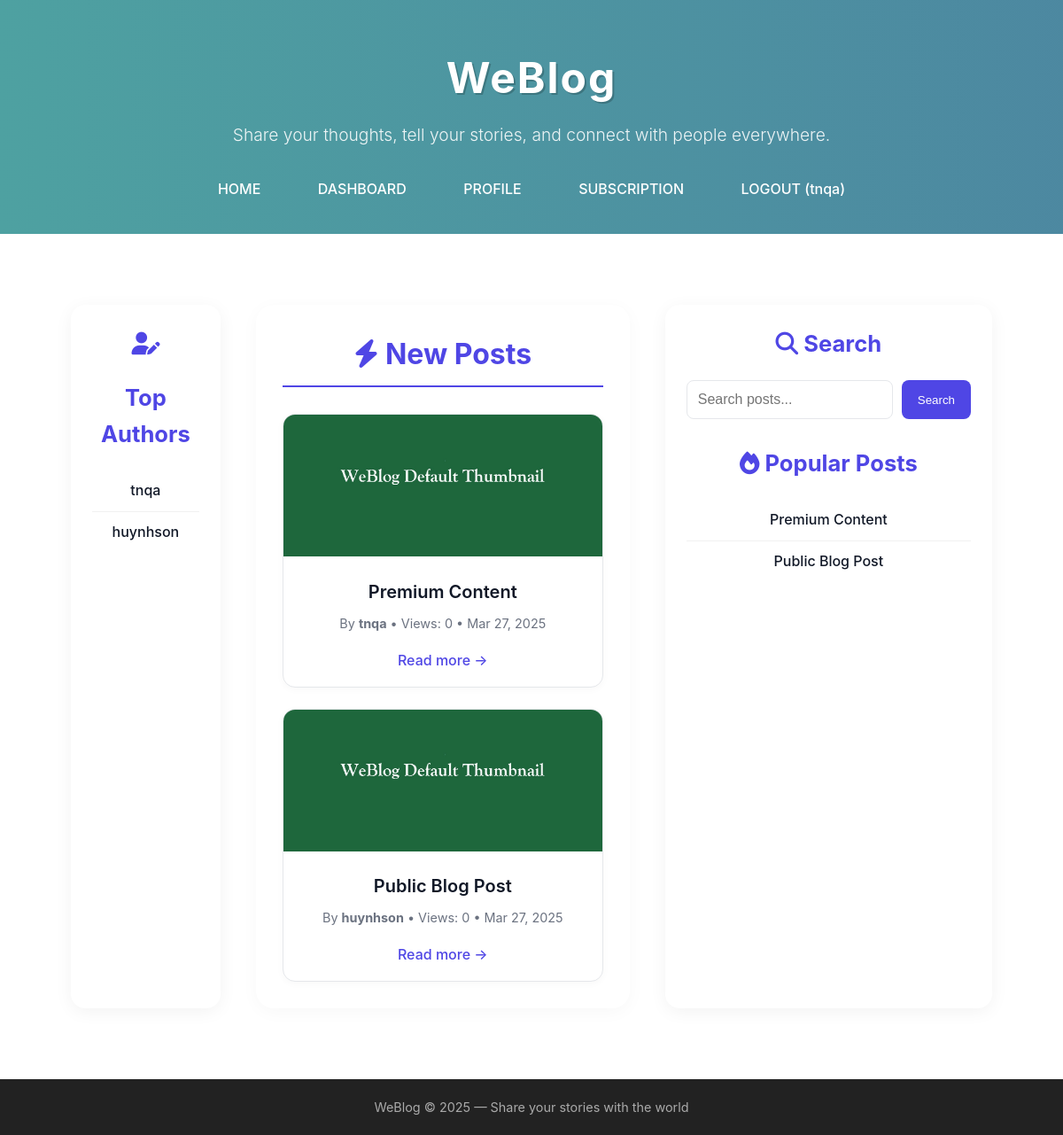
Page /index.php (signed in) on the committed database.
### tables this page shows
CREATE TABLE users (
  id INT AUTO_INCREMENT PRIMARY KEY,
  username VARCHAR(50) UNIQUE,
  password VARCHAR(100),
  email VARCHAR(100) UNIQUE,
  role_id INT,
  bio TEXT,
  avatar_path VARCHAR(255), 
  created_at DATETIME DEFAULT CURRENT_TIMESTAMP,
  FOREIGN KEY (role_id) REFERENCES roles(id) ON DELETE SET NULL
);

CREATE TABLE posts (
  id INT AUTO_INCREMENT PRIMARY KEY,
  user_id INT,
  title VARCHAR(200),
  content TEXT,
  created_at DATETIME DEFAULT CURRENT_TIMESTAMP,
  views INT DEFAULT 0,
  premium BOOLEAN DEFAULT FALSE,
  FOREIGN KEY (user_id) REFERENCES users(id) ON DELETE CASCADE
);

### index.php (the view, shortened to what this page needs)
<?php
include 'includes/header.php';
?>
<link rel="stylesheet" href="assets/css/home.css">
<div class="container layout-3col">
    <aside class="sidebar-left">
        <h4><i class="fas fa-user-edit"></i></h4>
        <h4>Top Authors</h4>
        <ul class="author-list">
            <?php
            $stmt = $conn->prepare("
                SELECT users.id, users.username, COUNT(posts.id) AS post_count
                FROM users
                JOIN posts ON users.id = posts.user_id
                WHERE users.role_id != 1
                GROUP BY users.id, users.username
                ORDER BY post_count DESC
                LIMIT 5
            ");
            $stmt->execute();
            $authorResult = $stmt->get_result();
            while ($author = $authorResult->fetch_assoc()) {
                $authorName = htmlspecialchars($author['username']);
                echo "<li><a href='author.php?id={$author['id']}'>{$authorName}</a></li>";
            }
            ?>
        </ul>
    </aside>
    <main class="main-content">
        <?php
        $isSearch = isset($_GET['q']) && !empty(trim($_GET['q']));
        $userId = $_SESSION['user_id'] ?? null;
        $isPremiumUser = false;
        if ($userId) {
            $stmt = $conn->prepare("
            SELECT 1 FROM subscriptions
            WHERE user_id = ? AND status_id = 1
        ");
            $stmt->bind_param("i", $userId);
            $stmt->execute();
            $result = $stmt->get_result();
            $isPremiumUser = $result->num_rows > 0;
        }
        if ($isSearch) {
            $q = trim($_GET['q']);
            echo "<h2 class='section-title'><i class='fas fa-search'></i> Search results for: <em>" . htmlspecialchars($q) . "</em></h2>";
            $query = "
                SELECT posts.*, users.username AS author
                FROM posts
                JOIN users ON posts.user_id = users.id
                WHERE (posts.title LIKE ? OR posts.content LIKE ?)
                AND (posts.premium = FALSE OR ?)
                ORDER BY created_at DESC
            ";
        } else {
            echo "<h2 class='section-title'><i class='fas fa-bolt'></i> New Posts</h2>";
            $query = "
                SELECT posts.*, users.username AS author
                FROM posts
                JOIN users ON posts.user_id = users.id
                WHERE posts.premium = FALSE OR ?
                ORDER BY created_at DESC
                LIMIT 9
            ";
        }
        $stmt = $conn->prepare($query);
        if ($isSearch) {
            $searchParam = "%" . $q . "%";
            $stmt->bind_param("ssi", $searchParam, $searchParam, $isPremiumUser);
        } else {
            $stmt->bind_param("i", $isPremiumUser);
        }
        $stmt->execute();
        $result = $stmt->get_result();
        echo "<div class='posts-grid'>";
        if ($result->num_rows > 0) {
            while ($post = $result->fetch_assoc()) {
                $title = htmlspecialchars($post['title']);
                $author = htmlspecialchars($post['author']);
                $date = date('M d, Y', strtotime($post['created_at']));
                echo "
                    <div class='post-card'>
                        <img class='post-thumbnail' src='assets/images/default_thumbnail.jpg' alt='Post image'>
                        <div class='post-card-content'>
                            <h3 class='post-title'>
                                <a href='post.php?id={$post['id']}'>{$title}</a>
                            </h3>
                            <p class='post-meta'>By <strong>{$author}</strong> • Views: {$post['views']} • {$date}</p>
                            <a class='read-more' href='post.php?id={$post['id']}'>Read more →</a>
                        </div>
                    </div>
                ";
            }
        } else {
            echo $isSearch ? "<p>No results found.</p>" : "<p>No posts available yet.</p>";
        }
        echo "</div>";
        ?>
    </main>
    <aside class="sidebar-right">
        <h3><i class="fas fa-search"></i> Search</h3>
        <form action="index.php" method="get" class="search-form">
            <input type="text" name="q" placeholder="Search posts..." required>
            <button type="submit">Search</button>
        </form>
        <h3><i class="fas fa-fire"></i> Popular Posts</h3>
        <ul class="popular-posts">
            <?php
            $popular = $conn->query("
                SELECT id, title
                FROM posts
                ORDER BY views DESC
                LIMIT 5
            ");
            while ($pop = $popular->fetch_assoc()) {
                $popTitle = htmlspecialchars($pop['title']);
                echo "<li><a href='post.php?id={$pop['id']}'>{$popTitle}</a></li>";
            }
            ?>
        </ul>
    </aside>
</div>
<?php include 'includes/footer.php'; ?>

### assets/css/style.css (style rules this page uses)
* { margin: 0; padding: 0; box-sizing: border-box; }
body { font-family: 'Segoe UI', Tahoma, Geneva, Verdana, sans-serif; line-height: 1.6; }
.container { width: 90%; max-width: 1100px; margin: auto; text-align: center; }

### assets/css/home.css (style rules this page uses)
body { font-family: 'Inter', sans-serif; background: #f9fafb; color: #111827; margin: 0; padding: 0; line-height: 1.6; }
.layout-3col { display: grid; grid-template-columns: 1fr 2.5fr 1fr; gap: 40px; max-width: 1200px; margin: 50px auto; padding: 0 20px; }
.sidebar-left, .sidebar-right { background: #fff; border-radius: 16px; padding: 24px; box-shadow: 0 4px 20px rgba(0, 0, 0, 0.05); transition: box-shadow 0.3s; }
.sidebar-left h4, .sidebar-right h3 { font-size: 1.6rem; color: #4f46e5; margin-bottom: 20px; }
.sidebar-left ul, .sidebar-right ul { list-style: none; padding: 0; margin: 0; }
.sidebar-left ul li, .sidebar-right ul li { border-bottom: 1px solid #f1f1f1; padding: 10px 0; }
.sidebar-left ul li a, .sidebar-right ul li a { text-decoration: none; color: #111827; font-weight: 500; transition: color 0.3s; }
.main-content { background: #fff; padding: 30px; border-radius: 20px; box-shadow: 0 4px 20px rgba(0, 0, 0, 0.03); }
.section-title { font-size: 2rem; color: #4f46e5; margin-bottom: 30px; border-bottom: 2px solid #4f46e5; padding-bottom: 10px; }
.posts-grid { display: grid; grid-template-columns: repeat(auto-fill, minmax(260px, 1fr)); gap: 24px; }
.post-card { background: #fff; border: 1px solid #e5e7eb; border-radius: 14px; overflow: hidden; transition: all 0.3s ease; box-shadow: 0 2px 8px rgba(0, 0, 0, 0.03); }
.post-thumbnail { width: 100%; height: 160px; object-fit: cover; }
.post-card-content { padding: 16px; }
.post-title a { color: #111827; font-size: 1.25rem; font-weight: 600; text-decoration: none; transition: color 0.3s; }
.post-meta { font-size: 0.9rem; color: #6b7280; margin: 8px 0; }
.read-more { display: inline-block; margin-top: 10px; color: #4f46e5; font-weight: 500; text-decoration: none; transition: color 0.3s; }
.search-form { display: flex; gap: 10px; margin-bottom: 30px; }
.search-form input { flex: 1; padding: 12px; border: 1px solid #e5e7eb; border-radius: 8px; font-size: 1rem; transition: border-color 0.3s; }
.search-form button { padding: 12px 18px; background: #4f46e5; color: #fff; border: none; border-radius: 8px; cursor: pointer; font-weight: 500; transition: background 0.3s; }
ul.popular-posts li:last-child, ul.author-list li:last-child { border-bottom: none; }

### rows in the picture
users: username "tnqa"
users: username "huynhson"
posts: title "Premium Content", user.username "tnqa", views "0", created_at "Mar 27, 2025"
posts: title "Public Blog Post", user.username "huynhson", views "0", created_at "Mar 27, 2025"

### other values in the picture
$_SESSION['username'] "tnqa"
